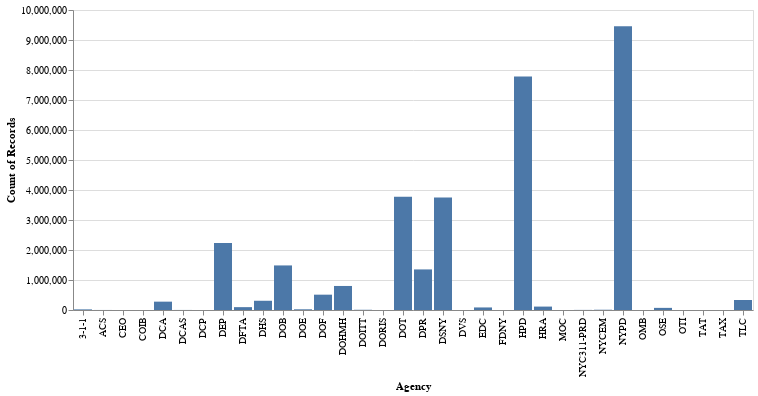

The notebook cell this image was saved under:
### Code cell
alt.Chart(phone_calls).mark_bar().encode(
    x='Agency:N',
    y='count()',
)

### Figure 1 — Vega specification as saved in the notebook (floating-point values rounded to 4 significant figures)
{"$schema": "https://vega.github.io/schema/vega/v5.json", "data": [{"name": "source_0", "values": [{"Agency": "DPR", "__count": 1352604}, {"Agency": "DOF", "__count": 511033}, {"Agency": "DOT", "__count": 3774990}, {"Agency": "HPD", "__count": 7782778}, {"Agency": "HRA", "__count": 113953}, {"Agency": "DSNY", "__count": 3749485}, {"Agency": "TLC", "__count": 333792}, {"Agency": "DOB", "__count": 1485697}, {"Agency": "NYPD", "__count": 9454952}, {"Agency": "DFTA", "__count": 95305}, {"Agency": "DCA", "__count": 278254}, {"Agency": "DHS", "__count": 307904}, {"Agency": "DEP", "__count": 2236794}, {"Agency": "NYCEM", "__count": 8790}, {"Agency": "DOE", "__count": 23215}, {"Agency": "EDC", "__count": 85272}, {"Agency": "DOHMH", "__count": 801169}, {"Agency": "DOITT", "__count": 7439}, {"Agency": "ACS", "__count": 1220}, {"Agency": "TAT", "__count": 22}, {"Agency": "DCAS", "__count": 1873}, {"Agency": "DCP", "__count": 89}, {"Agency": "TAX", "__count": 461}, {"Agency": "3-1-1", "__count": 20594}, {"Agency": "DORIS", "__count": 67}, {"Agency": "COIB", "__count": 20}, {"Agency": "OMB", "__count": 2}, {"Agency": "CEO", "__count": 5}, {"Agency": "FDNY", "__count": 61}, {"Agency": "MOC", "__count": 3}, {"Agency": "DVS", "__count": 123}, {"Agency": "OSE", "__count": 70955}, {"Agency": "OTI", "__count": 199}, {"Agency": "NYC311-PRD", "__count": 3247}]}, {"name": "source_0_x_domain_Agency", "values": [{"Agency": "DPR"}, {"Agency": "DOF"}, {"Agency": "DOT"}, {"Agency": "HPD"}, {"Agency": "HRA"}, {"Agency": "DSNY"}, {"Agency": "TLC"}, {"Agency": "DOB"}, {"Agency": "NYPD"}, {"Agency": "DFTA"}, {"Agency": "DCA"}, {"Agency": "DHS"}, {"Agency": "DEP"}, {"Agency": "NYCEM"}, {"Agency": "DOE"}, {"Agency": "EDC"}, {"Agency": "DOHMH"}, {"Agency": "DOITT"}, {"Agency": "ACS"}, {"Agency": "TAT"}, {"Agency": "DCAS"}, {"Agency": "DCP"}, {"Agency": "TAX"}, {"Agency": "3-1-1"}, {"Agency": "DORIS"}, {"Agency": "COIB"}, {"Agency": "OMB"}, {"Agency": "CEO"}, {"Agency": "FDNY"}, {"Agency": "MOC"}, {"Agency": "DVS"}, {"Agency": "OSE"}, {"Agency": "OTI"}, {"Agency": "NYC311-PRD"}]}, {"name": "source_0_y_domain___count", "values": [{"min": 2, "max": 9454952}]}], "signals": [{"name": "x_step", "value": 20}, {"name": "width", "update": "bandspace(domain('x').length, 0.1, 0.05) * x_step"}], "marks": [{"type": "rect", "name": "marks", "from": {"data": "source_0"}, "encode": {"update": {"fill": {"value": "#4c78a8"}, "x": {"field": "Agency", "scale": "x"}, "y2": {"value": 0, "scale": "y"}, "description": {"signal": "\"Agency: \" + (isValid(datum[\"Agency\"]) ? datum[\"Agency\"] : \"\"+datum[\"Agency\"]) + \"; Count of Records: \" + (format(datum[\"__count\"], \"\"))"}, "ariaRoleDescription": {"value": "bar"}, "width": {"signal": "max(0.25, bandwidth('x'))"}, "y": {"field": "__count", "scale": "y"}}}, "style": ["bar"]}], "scales": [{"name": "x", "type": "band", "domain": {"data": "source_0_x_domain_Agency", "field": "Agency", "sort": true}, "range": {"step": {"signal": "x_step"}}, "paddingInner": 0.1, "paddingOuter": 0.05}, {"name": "y", "type": "linear", "domain": [{"signal": "(data(\"source_0_y_domain___count\")[0] || {}).min"}, {"signal": "(data(\"source_0_y_domain___count\")[0] || {}).max"}], "range": [{"signal": "height"}, 0], "nice": true, "zero": true}], "axes": [{"scale": "y", "gridScale": "x", "domain": false, "aria": false, "orient": "left", "labels": false, "tickCount": {"signal": "ceil(height/40)"}, "minExtent": 0, "ticks": false, "zindex": 0, "grid": true, "maxExtent": 0}, {"scale": "x", "orient": "bottom", "labelAlign": "right", "labelAngle": 270, "zindex": 0, "grid": false, "labelBaseline": "middle", "title": "Agency"}, {"scale": "y", "tickCount": {"signal": "ceil(height/40)"}, "grid": false, "zindex": 0, "orient": "left", "labelOverlap": true, "title": "Count of Records"}], "height": 300, "background": "white", "style": "cell", "padding": 5}
